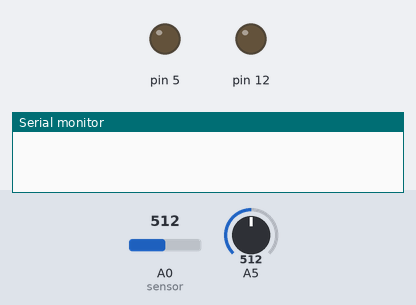
A sketch run on a simulated Arduino Uno, built with avr-gcc and run on an emulated ATmega328P. Parts: output pins drawn as LEDs (lit = HIGH), the last lines printed to the serial monitor. Inputs (shaded band) come from the test bench; at power-on: A5 = 512, A0 (sensor) = 512.

Above: at 1.2 s.
1.3 s: A5 set to 268
5.0 s: A5 set to 234
At 6.5 s:
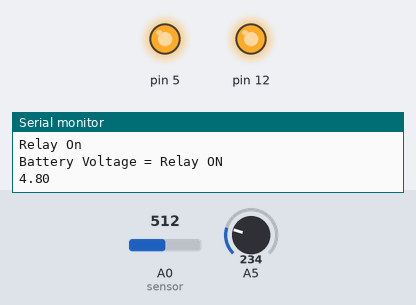
7.2 s: A0 (sensor) set to 23
9.2 s: A0 (sensor) set to 19
At 10.6 s:
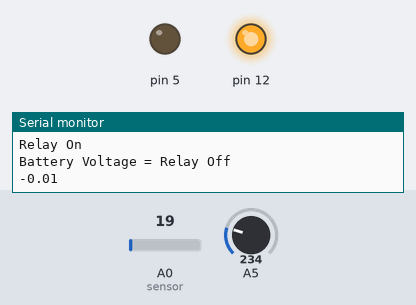
11.7 s: A0 (sensor) set to 122
At 13.2 s:
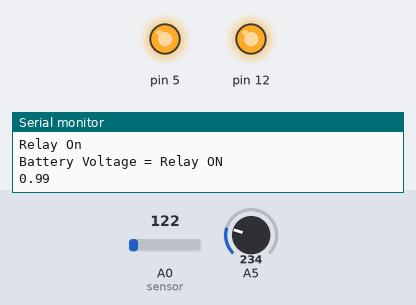
14.0 s: A5 set to 306
At 15.9 s:
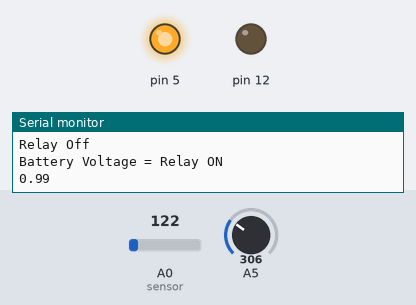
Timing chart, 0 to 17.3 s (numbered marks = the images above; inputs shaded):
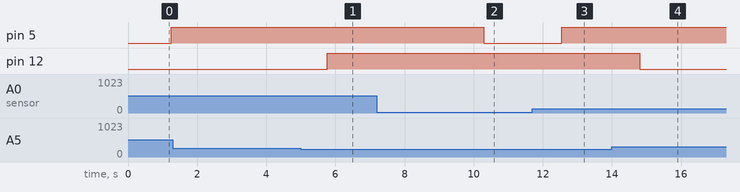

Measured:
- the behaviour switches between 250 and 249 on A5 (found by bisection; images 0 and 1)
- the behaviour switches between 21 and 20 on A0 (sensor) (found by bisection; images 1 and 2)
- after the input at 5.0 s, pin 12: LOW → HIGH after 0.77 s
- after the input at 9.2 s, pin 5: HIGH → LOW after 1.1 s
- after the input at 11.7 s, pin 5: LOW → HIGH after 0.85 s
- after the input at 14.0 s, pin 12: HIGH → LOW after 0.81 s

The sketch:

LM34_temp.ino.ino
```cpp
  //initialize variables
  int n = 0;
  float tempAvg[5];
  float prevVolts =0;
  float activeVolts;

void setup() {
  //const float referenceVolts = 5.0;
  const int batteryPin = 0;
  Serial.begin(9600);      // initialize serial communications with your computer
  pinMode(12, OUTPUT);
  pinMode(5, OUTPUT);

  pinMode(A0, INPUT);
  pinMode(A5, INPUT);
  float volts;
  float tempAvg[5];
  float prevVolts =0;
  float activeVolts;
}

void loop() {

  Serial.println();
  float rawVoltage = analogRead(A5); //Read voltage
  float tempF = rawVoltage / 1024 * 5000; //converts the voltage to temperature
  tempF /= 10; //convert millivolts

  if (n < 5){ //add to the array
    tempAvg[n] = tempF;
    n += 1;
    delay(250);
  }
  if (n == 5){
    n = 0;
    tempF = tempAvg[0] + tempAvg[1] + tempAvg[2] + tempAvg[3] + tempAvg[4]; //add all the values in array
    tempF /= 5; //divide by 5 to get the average
    Serial.print(tempF); //print out the average to get an accurate temperature after 1.2 seconds
    Serial.println(" degrees Fahrenheit.");

    if (tempF > 122.0) //checks if temperature is higher than 122 fahrenheit
    {
      digitalWrite(12,LOW);
      Serial.println("Relay Off"); //turn off clipper motor
    }
    else
    {
      digitalWrite(12,HIGH);
      Serial.println("Relay On"); //keep clipper motor on
   }

   int val = analogRead(A0); // read the value from the sensor
   Serial.print("Battery Voltage = ");
   float volts = (2 * (val / 1023.0) * 5) - 0.2; // calculate the ratio

   if (prevVolts <= volts){ // prevVolts = 0 at first so should be high
    digitalWrite(5,HIGH);
    Serial.println("Relay ON");
    Serial.println(volts); // print the value in volts
    delay(1000);
    float prevVolts = volts; // holds previous value to reference
   }
   else { //if voltage is charging then turn relay off
    digitalWrite(5,LOW);
    Serial.println("Relay Off");
    Serial.println(volts); // print the value in volts
    delay(1000);
    float prevVolts = volts;  //holds previous value to reference
   }

  }
}
```
